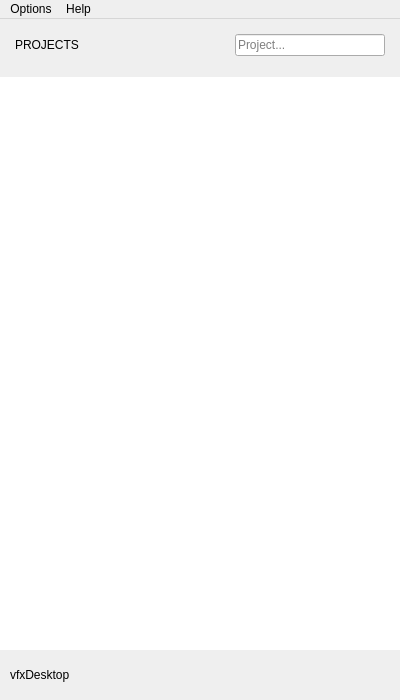
<?xml version="1.0" encoding="UTF-8"?>
<ui version="4.0">
 <class>DesktopWindow</class>
 <widget class="QMainWindow" name="DesktopWindow">
  <property name="geometry">
   <rect>
    <x>0</x>
    <y>0</y>
    <width>400</width>
    <height>700</height>
   </rect>
  </property>
  <property name="windowTitle">
   <string>vfxDesktop</string>
  </property>
  <widget class="QWidget" name="centralwidget">
   <layout class="QVBoxLayout" name="verticalLayout">
    <property name="spacing">
     <number>0</number>
    </property>
    <property name="leftMargin">
     <number>0</number>
    </property>
    <property name="topMargin">
     <number>0</number>
    </property>
    <property name="rightMargin">
     <number>0</number>
    </property>
    <property name="bottomMargin">
     <number>0</number>
    </property>
    <item>
     <widget class="StackedWidget" name="stackedWidget">
      <property name="currentIndex">
       <number>0</number>
      </property>
      <widget class="QWidget" name="projects_page">
       <layout class="QVBoxLayout" name="verticalLayout_2">
        <property name="leftMargin">
         <number>0</number>
        </property>
        <property name="topMargin">
         <number>0</number>
        </property>
        <property name="rightMargin">
         <number>0</number>
        </property>
        <property name="bottomMargin">
         <number>0</number>
        </property>
        <item>
         <widget class="QFrame" name="header">
          <property name="frameShape">
           <enum>QFrame::NoFrame</enum>
          </property>
          <property name="frameShadow">
           <enum>QFrame::Plain</enum>
          </property>
          <layout class="QHBoxLayout" name="horizontalLayout_2">
           <property name="leftMargin">
            <number>15</number>
           </property>
           <property name="topMargin">
            <number>15</number>
           </property>
           <property name="rightMargin">
            <number>15</number>
           </property>
           <property name="bottomMargin">
            <number>15</number>
           </property>
           <item>
            <widget class="QLabel" name="label">
             <property name="text">
              <string>PROJECTS</string>
             </property>
            </widget>
           </item>
           <item>
            <spacer name="horizontalSpacer">
             <property name="orientation">
              <enum>Qt::Horizontal</enum>
             </property>
             <property name="sizeHint" stdset="0">
              <size>
               <width>40</width>
               <height>20</height>
              </size>
             </property>
            </spacer>
           </item>
           <item>
            <widget class="QLineEdit" name="lie_project_search">
             <property name="placeholderText">
              <string>Project...</string>
             </property>
            </widget>
           </item>
          </layout>
         </widget>
        </item>
        <item>
         <widget class="QListWidget" name="lsw_projects">
          <property name="frameShape">
           <enum>QFrame::NoFrame</enum>
          </property>
         </widget>
        </item>
       </layout>
      </widget>
      <widget class="QWidget" name="project_detail_page">
       <layout class="QVBoxLayout" name="verticalLayout_3">
        <property name="leftMargin">
         <number>0</number>
        </property>
        <property name="topMargin">
         <number>0</number>
        </property>
        <property name="rightMargin">
         <number>0</number>
        </property>
        <property name="bottomMargin">
         <number>0</number>
        </property>
        <item>
         <layout class="QHBoxLayout" name="horizontalLayout">
          <item>
           <widget class="QPushButton" name="pub_project_back">
            <property name="minimumSize">
             <size>
              <width>24</width>
              <height>96</height>
             </size>
            </property>
            <property name="maximumSize">
             <size>
              <width>24</width>
              <height>16777215</height>
             </size>
            </property>
            <property name="text">
             <string>&lt;</string>
            </property>
            <property name="flat">
             <bool>true</bool>
            </property>
           </widget>
          </item>
          <item>
           <widget class="QLabel" name="lab_project_thumb">
            <property name="maximumSize">
             <size>
              <width>96</width>
              <height>96</height>
             </size>
            </property>
            <property name="text">
             <string/>
            </property>
            <property name="scaledContents">
             <bool>true</bool>
            </property>
           </widget>
          </item>
          <item>
           <widget class="QLabel" name="lab_project_name">
            <property name="text">
             <string>None</string>
            </property>
           </widget>
          </item>
         </layout>
        </item>
        <item>
         <widget class="QTreeWidget" name="trw_project_apps">
          <property name="frameShape">
           <enum>QFrame::NoFrame</enum>
          </property>
          <property name="headerHidden">
           <bool>true</bool>
          </property>
          <column>
           <property name="text">
            <string notr="true">1</string>
           </property>
          </column>
         </widget>
        </item>
       </layout>
      </widget>
     </widget>
    </item>
    <item>
     <widget class="QFrame" name="footer">
      <property name="frameShape">
       <enum>QFrame::NoFrame</enum>
      </property>
      <property name="frameShadow">
       <enum>QFrame::Raised</enum>
      </property>
      <layout class="QHBoxLayout" name="horizontalLayout_3">
       <property name="leftMargin">
        <number>10</number>
       </property>
       <property name="topMargin">
        <number>5</number>
       </property>
       <property name="rightMargin">
        <number>10</number>
       </property>
       <property name="bottomMargin">
        <number>5</number>
       </property>
       <item>
        <widget class="QLabel" name="lab_vfx_desktop">
         <property name="sizePolicy">
          <sizepolicy hsizetype="Minimum" vsizetype="Preferred">
           <horstretch>0</horstretch>
           <verstretch>0</verstretch>
          </sizepolicy>
         </property>
         <property name="minimumSize">
          <size>
           <width>0</width>
           <height>40</height>
          </size>
         </property>
         <property name="text">
          <string>vfxDesktop</string>
         </property>
        </widget>
       </item>
       <item>
        <spacer name="horizontalSpacer_2">
         <property name="orientation">
          <enum>Qt::Horizontal</enum>
         </property>
         <property name="sizeHint" stdset="0">
          <size>
           <width>40</width>
           <height>20</height>
          </size>
         </property>
        </spacer>
       </item>
      </layout>
     </widget>
    </item>
   </layout>
  </widget>
  <widget class="QMenuBar" name="menubar">
   <property name="geometry">
    <rect>
     <x>0</x>
     <y>0</y>
     <width>400</width>
     <height>21</height>
    </rect>
   </property>
   <widget class="QMenu" name="menuOptions">
    <property name="title">
     <string>Options</string>
    </property>
    <addaction name="actionSettings"/>
   </widget>
   <widget class="QMenu" name="menuHelp">
    <property name="title">
     <string>Help</string>
    </property>
    <addaction name="actionDocumentation"/>
    <addaction name="separator"/>
    <addaction name="actionReport_Issue"/>
    <addaction name="separator"/>
    <addaction name="actionAbout"/>
   </widget>
   <addaction name="menuOptions"/>
   <addaction name="menuHelp"/>
  </widget>
  <action name="actionSettings">
   <property name="text">
    <string>Settings</string>
   </property>
  </action>
  <action name="actionDocumentation">
   <property name="text">
    <string>Documentation</string>
   </property>
  </action>
  <action name="actionReport_Issue">
   <property name="text">
    <string>Report Issue</string>
   </property>
  </action>
  <action name="actionAbout">
   <property name="text">
    <string>About</string>
   </property>
  </action>
 </widget>
 <customwidgets>
  <customwidget>
   <class>StackedWidget</class>
   <extends>QStackedWidget</extends>
   <header>vfxDesktop.ui.widgets</header>
   <container>1</container>
  </customwidget>
 </customwidgets>
 <resources/>
 <connections/>
</ui>
